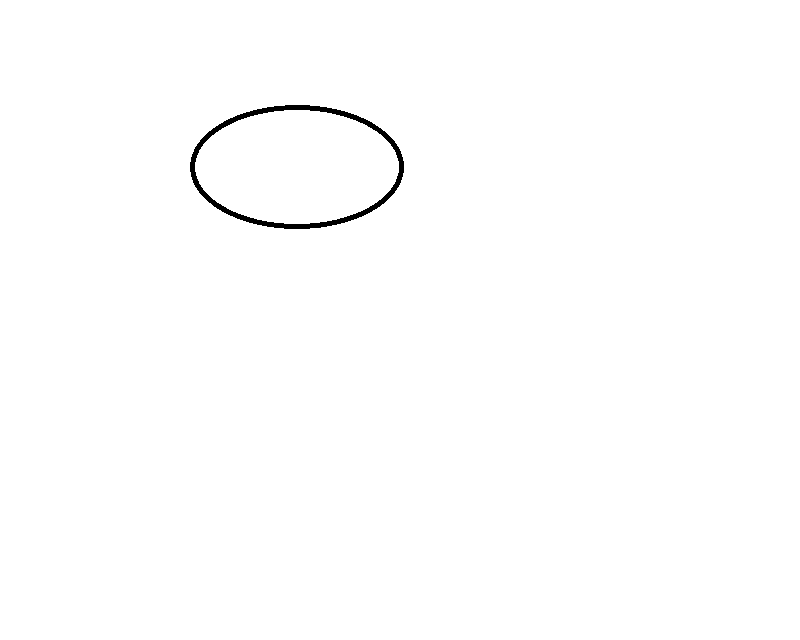
#> input picture ght/utils/detector/prueba.png, 800 x 640 px, given in place of img340.png, which was not available
$ python ght.py   (older library calls are emulated)
#> lines starting #> are read from the running program, lines starting #| are printed output that depends on the picture; after the words box and inside, x2 and y2 are one past the last pixel; in counts of white or black regions, pixels touching at a corner belong together; pictures that were not available may be replaced by others from this repository, and a replacement may not be noted
import numpy as np
import cv2
import matplotlib.pyplot as plt
from collections import defaultdict


def hough_grad(gray):
    dx = cv2.Sobel(gray, cv2.CV_32F, dx=1, dy=0, ksize=5)
    dy = cv2.Sobel(gray, cv2.CV_32F, dx=0, dy=1, ksize=5)
    grad = np.arctan2(dy, dx) * 180 / np.pi

    # [15 lines of commented-out code are left out]
    return grad


def r_table(canny, centre):
    grad = hough_grad(canny)
    r_table = defaultdict(list)
    for (i, j), value in np.ndenumerate(canny):
        if value:
            r = (centre[0] - i, centre[1] - j)
            ind = grad[i, j]
            # print((i,j), " Valor: ", value, " Gradiente: ", grad[i, j])
            r_table[ind].append(r)
    return r_table


def accum_grads(r_t, canny):
    accum = np.zeros(canny.shape)
    grad = hough_grad(canny)
    for (i, j), value in np.ndenumerate(canny):
        if value:
            ind = grad[i, j]
            for r in r_t[ind]:
                accum_i, accum_j = int(i + r[0]), int(j + r[1])
                if accum_i < accum.shape[0] and accum_j < accum.shape[1]:
                    # print("Accum_i:", accum_i, " Accum_j: ", accum_j)
                    accum[accum_i, accum_j] += 1

    return accum


def n_max(mat, n):
    ind = mat.ravel().argsort()[-n:]
    ind = (np.unravel_index(i, mat.shape) for i in ind)
    # print([(mat[i], i) for i in ind])
    return [(mat[i], i) for i in ind]


def threshold_accum(accum, threshold):
    valid_positions = list()
    for i in range(accum.shape[0]):
        for j in range(accum.shape[1]):
            votes = accum[i][j]
            if votes >= threshold:
                valid_positions.append((votes, (i, j)))
    return valid_positions


def hough_closure(im, temp):
    gray_im = cv2.cvtColor(im, cv2.COLOR_BGR2GRAY)
    gray_temp = cv2.cvtColor(temp, cv2.COLOR_BGR2GRAY)
    canny_im = cv2.Canny(gray_im, 10, 50)
    canny_temp = cv2.Canny(gray_temp, 10, 50)
    centre = (gray_temp.shape[0]/2, gray_temp.shape[1]/2)

    kernel = np.ones((3, 3), np.uint8)
    canny_im = cv2.morphologyEx(canny_im, cv2.MORPH_CROSS, kernel)

    r = r_table(canny_temp, centre)
    accum = accum_grads(r, canny_im)
    return accum


def create_fig(temp, im_s, accum, top_points=True):
    plt.clf()

    plt.figure(0)
    plt.title("Plantilla")
    plt.gray()
    plt.imshow(temp)

    plt.figure(1)
    # plt.title("Imagen de busqueda")
    plt.axis('off')
    plt.gray()
    plt.imshow(im_s)

    plt.figure(2)
    # plt.title("Acumulador")
    plt.axis('off')
    plt.imshow(accum, cmap='hot', norm='linear', aspect=1)

    plt.figure(3)
    # plt.title("Deteccion")
    plt.axis('off')
    plt.gray()
    plt.imshow(im_s)

    if top_points:
        top = n_max(accum, 150)
    else:
        top = threshold_accum(accum, 200)

    y_points = [pt[1][1] for pt in top]
    x_points = [pt[1][0] for pt in top]

    plt.scatter(y_points, x_points, marker='o', color='r')
    plt.show()


def create_templates(paths):
    temp_list = []
    for elem in paths:
        new_temp = cv2.imread(elem)
        temp_list.append(new_temp)
    return temp_list


def test_hough(temp_list, im_path):
#> called with im_path = 'data_generator/test/img340.png'
    im = cv2.imread(im_path)
#> im is the input picture: shape (640, 800, 3); 99.5% white; 1 black region, box (x1, y1, x2, y2) and area: (190, 105, 404, 229) 2621
    # princ_accum = np.zeros(im.shape[:-1])
    for temp_path in temp_list:
        temp = cv2.imread(temp_path)
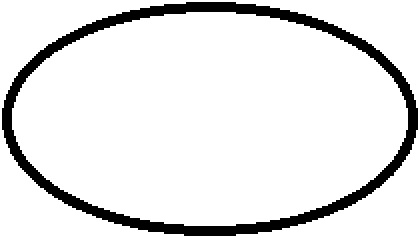
#> input picture ght/utils/detector/ellipse_xl.png, 420 x 240 px, found by its file name
#> temp is the input picture: shape (240, 420, 3); 90% white; 1 black region, box (x1, y1, x2, y2) and area: (2, 2, 418, 236) 10100
        accum = hough_closure(im, temp)
#> in hough_closure, `canny_im = cv2.Canny(gray_im, 10, 50)`: canny_im: shape (640, 800); 0.21% white in thin lines or dots, all inside (x1, y1, x2, y2) = (189, 104, 404, 229)
#> in hough_closure, `canny_temp = cv2.Canny(gray_temp, 10, 50)`:
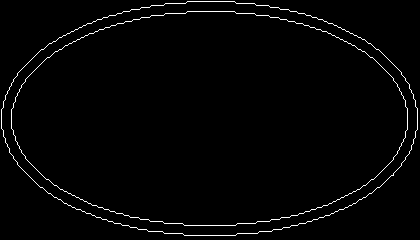
#> canny_temp: shape (240, 420); 1.8% white in thin lines or dots
#> in hough_closure, `canny_im = cv2.morphologyEx(canny_im, cv2.MORPH_CROSS, kernel)`:
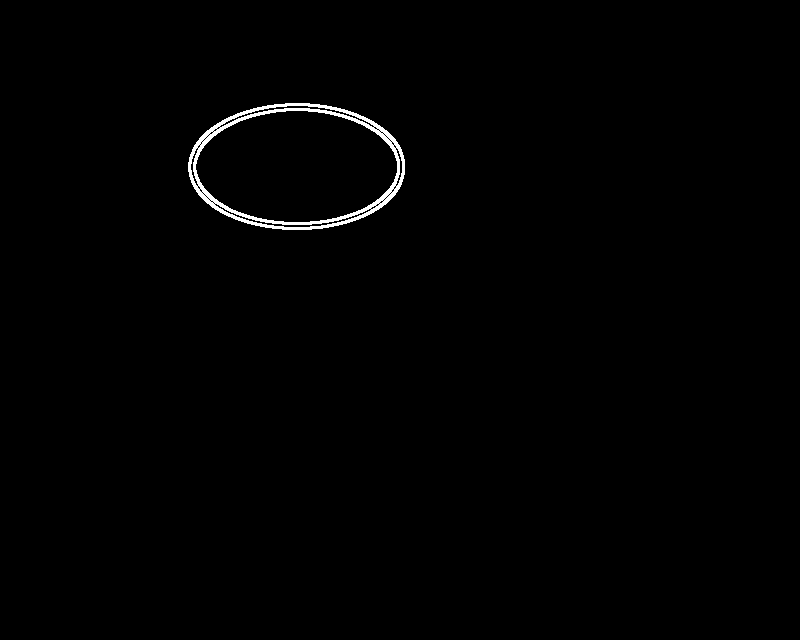
#> canny_im: shape (640, 800); 0.72% white; 1 white region, box (x1, y1, x2, y2) and area: (188, 103, 405, 230) 3711
#> in hough_grad, `grad = np.arctan2(dy, dx) * 180 / np.pi`:
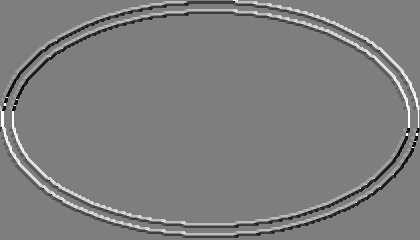
#> grad: shape (240, 420) float32; min -176.2, max 180, mean 0.2; drawn with min black and max white
#> the loop in r_table, `for (i, j), value in np.ndenumerate(canny):` made 100800 passes
#> ind on passes 608 to 619: -9.46, -77.01, -90, -90, -90, -90, -90, -90, -90, -90, -90, -90
#> in hough_closure, `r = r_table(canny_temp, centre)`: r = 27 items
#> in hough_grad (call 2), `dx = cv2.Sobel(gray, cv2.CV_32F, dx=1, dy=0, ksize=5)`:
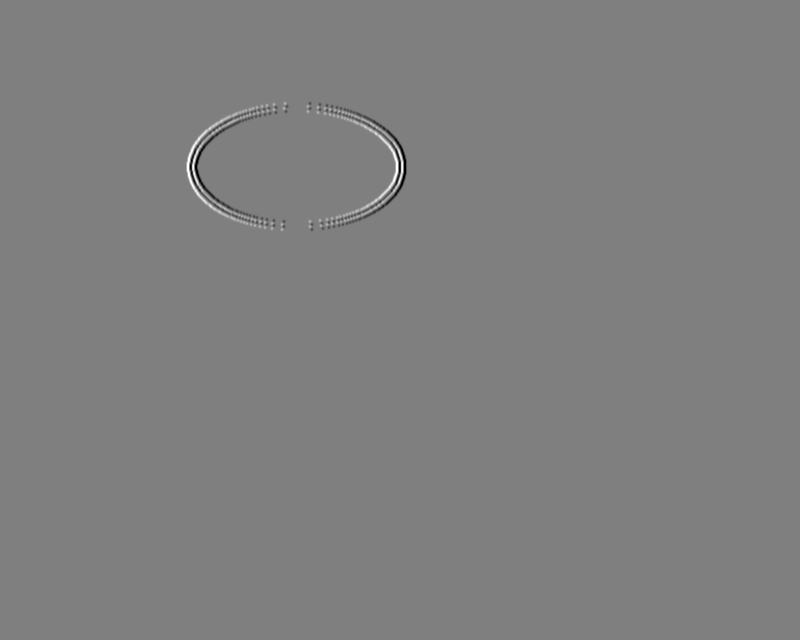
#> dx: shape (640, 800) float32; min -12240, max 12240, mean 0; drawn with min black and max white
#> after the loop in accum_grads, `for (i, j), value in np.ndenumerate(canny):`:
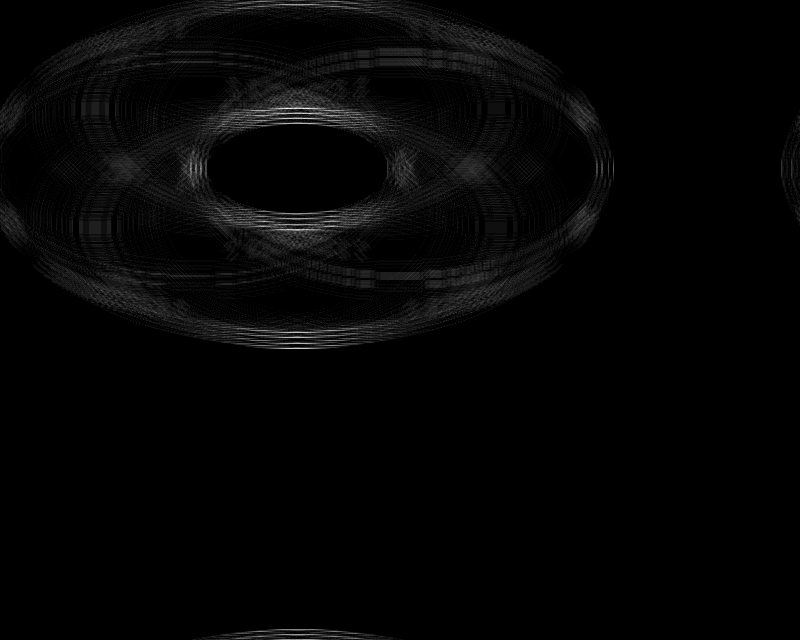
#> accum: shape (640, 800) float64; min 0, max 33, mean 0.7; drawn with min black and max white
        # princ_accum += accum
        create_fig(temp, im, accum)
#> in n_max, `ind = mat.ravel().argsort()[-n:]`: ind = 150 values, max 278707 at index 1, min 86679 at index 92, mean 153017.4
#> in create_fig, `top = n_max(accum, 150)`: top = 150 items
#> in create_fig, `y_points = [pt[1][1] for pt in top]`: y_points = 150 values, max 331 at index 64, min 264 at index 30, mean 297.4
#> in create_fig, `x_points = [pt[1][0] for pt in top]`: x_points = 150 values, max 348 at index 1, min 108 at index 41, mean 190.9
#> in create_fig, `plt.show()`:
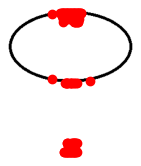
#> figure drawn by matplotlib, 1 panel
#> pass 2 of the loop in test_hough, `for temp_path in temp_list:`:
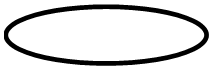
#> input picture ght/utils/detector/ellipse2.png, 209 x 67 px, found by its file name
#> in test_hough, temp is the input picture: shape (67, 209, 3); min 0, max 255, mean 217.6
#> gray_temp: shape (67, 209)
#> canny_temp: shape (67, 209); 6.5% white in thin lines or dots
#> dx: shape (67, 209) float32
#> dy: shape (67, 209) float32
#> grad: shape (67, 209) float32
#> the loop in r_table (call 2), `for (i, j), value in np.ndenumerate(canny):` made 14003 passes
#> ind on passes 923 to 930: 59.04, 45, 0, 0, 0, 0, 0, 0
#> after the loop in accum_grads (call 2), `for (i, j), value in np.ndenumerate(canny):`:
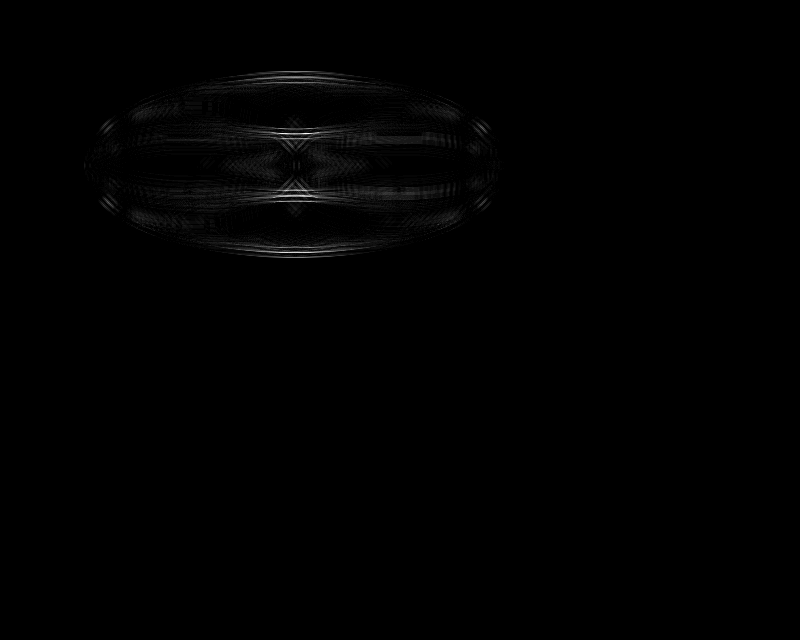
#> accum: shape (640, 800) float64; min 0, max 44, mean 0.2; drawn with min black and max white
#> y_points = 150 values, max 318 at index 72, min 273 at index 5, mean 295.3
#> x_points = 150 values, max 252 at index 9, min 132 at index 17, mean 192.1
#> in create_fig (call 2), `plt.show()`:
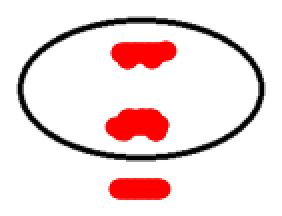
#> figure drawn by matplotlib, 1 panel
#> pass 3 of the loop in test_hough, `for temp_path in temp_list:`:
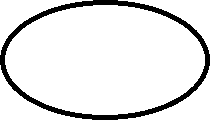
#> input picture ght/utils/detector/ellipse.png, 210 x 120 px, found by its file name
#> in test_hough, temp is the input picture: shape (120, 210, 3); 89.8% white; 1 black region, box (x1, y1, x2, y2) and area: (0, 0, 210, 120) 2561
#> canny_temp: shape (120, 210); 3.9% white in thin lines or dots
#> dx: shape (120, 210) float32
#> dy: shape (120, 210) float32
#> in hough_grad (call 5), `grad = np.arctan2(dy, dx) * 180 / np.pi`:
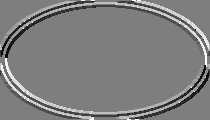
#> grad: shape (120, 210) float32; min -176.2, max 180, mean 0.5; drawn with min black and max white
#> y_points = 150 values, max 478 at index 20, min 277 at index 22, mean 301.2
#> x_points = 150 values, max 226 at index 2, min 160 at index 16, mean 168.3
#> in create_fig (call 3), `plt.show()`:
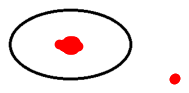
#> figure drawn by matplotlib, 1 panel


if __name__ == "__main__":
    # path_im = r"deep_learning\prueba.png"
    path_im = "data_generator/test/img340.png"
    paths_temp = ["ght/utils/detector/ellipse_xl.png", "ght/utils/detector/ellipse2.png", "ght/utils/detector/ellipse.png"]
    # paths_temp = [r"ght\utils\detector\ellipse.png", "ght/utils/detector/rhombus.png", r"ght\utils\detector\rect.png"]
    # paths_temp = [r"ght\utils\detector\ellipse.png"]
    test_hough(paths_temp, path_im)
